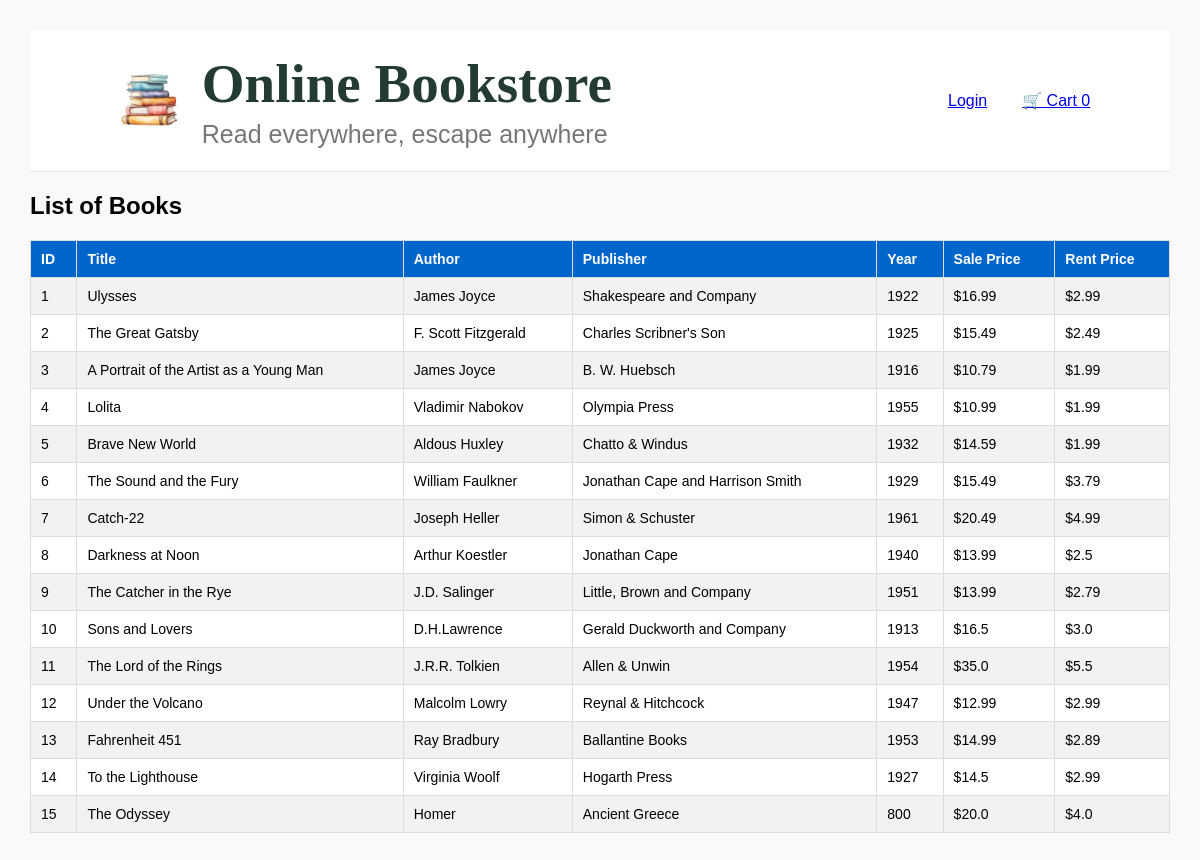
The page / on the database its author committed.
### tables this page shows
CREATE TABLE Book (
    bookID INTEGER PRIMARY KEY AUTOINCREMENT,
    title TEXT NOT NULL,
    author TEXT NOT NULL,
    publisher TEXT NOT NULL,
    year INTEGER NOT NULL,
    quantity INTEGER NOT NULL,
    sale_price REAL NOT NULL,
    rent_price REAL NOT NULL
);

### app.py (the view)
@app.route("/")
def index():
    allBooks = query_db("SELECT * FROM Book")
    return render_template("index.html", books=allBooks)

### app.py (called while the page is built)
@app.context_processor
def inject_global():
    return {
        "logged_in": "customer_id" in session,
        "current_username": session.get("username"),
        "cart_count": len(session.get("cart", []))
    }

### database.py (called while the page is built)
def get_db_connection():
    conn = sqlite3.connect(BOOKSTORE_DB)
    conn.row_factory = sqlite3.Row
    conn.execute("PRAGMA foreign_keys = ON;")
    return conn

def query_db(query, args=(), one=False):
    conn = get_db_connection()
    try:
        cur = conn.cursor()
        cur.execute(query, args)
        rv = cur.fetchall()
        return (rv[0] if rv else None) if one else rv
    finally:
        conn.close()

### templates/index.html (shortened to what this page needs)
<!DOCTYPE html>
<html>
<head>
    <link rel="stylesheet" href="{{ url_for('static', filename='style.css') }}">
</head>
<body>
    <header class="top-header">
        <div class="header-brand">
            <img src="{{ url_for('static', filename='images/book_icon.jpeg') }}" alt="Book-icon" class="book-icon">
            <div class="brand">
                <h1>Online Bookstore</h1>
                <span>Read everywhere, escape anywhere</span>
            </div>
        </div>
        <div class="header-actions">
            {% if logged_in %}
            <a href="{{ url_for('logout') }}" class="user-link">
                Logout
            </a>
            {% else %}
            <a href="{{ url_for('login') }}" class="user-link">
                Login
            </a>
            {% endif %}
            <a href="{{ url_for('cart') }}" class="cart-link">
                🛒 Cart
                <span class="cart-count">{{ cart_count }}</span>
            </a>
        </div>
    </header>
    <h2>List of Books</h2>
    <table>
        <tr>
            <th>ID</th>
            <th>Title</th>
            <th>Author</th>
            <th>Publisher</th>
            <th>Year</th>
            <th>Sale Price</th>
            <th>Rent Price</th>
        </tr>
        {% for book in books %}
        <tr>
            <td>{{ book.bookID }}</td>
            <td>{{ book.title }}</td>
            <td>{{ book.author }}</td>
            <td>{{ book.publisher }}</td>
            <td>{{ book.year }}</td>
            <td>${{ book.sale_price }}</td>
            <td>${{ book.rent_price }}</td>
        </tr>
        {% endfor %}
    </table>
</body>
</html>

### static/style.css (style rules this page uses)
* { box-sizing: border-box; }
body { margin: 0; font-family: Arial, Helvetica, sans-serif; margin: 30px; background: #f9f9f9; }
.top-header { display: flex; align-items: center; justify-content: space-between; padding: 22px 7%; background: #ffffff; border-bottom: 1px solid #e8e3dc; }
.header-brand { display: flex; align-items: center; gap: 14px; }
.book-icon { width: 78px; height: 78px; object-fit: cover; border-radius: 8px; }
.brand h1 { margin: 0; color: #243b32; font-family: Georgia, serif; font-size: 55px; }
.brand span { display: block; margin-top: 5px; color: #777; font-size: 25px; }
.header-actions { display: flex; align-items: center; gap: 35px; }
table { border-collapse: collapse; width: 100%; margin-bottom: 40px; background: #fff; }
th, td { border: 1px solid #ddd; padding: 10px; text-align: left; font-size: 14px; }
th { background-color: #0066cc; color: white; }
tr:nth-child(even) { background-color: #f2f2f2; }

### rows shown on the page
Book: bookID "1", title "Ulysses", author "James Joyce", publisher "Shakespeare and Company", year "1922", sale_price "16.99", rent_price "2.99"
Book: bookID "2", title "The Great Gatsby", author "F. Scott Fitzgerald", publisher "Charles Scribner's Son", year "1925", sale_price "15.49", rent_price "2.49"
Book: bookID "3", title "A Portrait of the Artist as a Young Man", author "James Joyce", publisher "B. W. Huebsch", year "1916", sale_price "10.79", rent_price "1.99"
Book: bookID "4", title "Lolita", author "Vladimir Nabokov", publisher "Olympia Press", year "1955", sale_price "10.99", rent_price "1.99"
Book: bookID "5", title "Brave New World", author "Aldous Huxley", publisher "Chatto & Windus", year "1932", sale_price "14.59", rent_price "1.99"
Book: bookID "6", title "The Sound and the Fury", author "William Faulkner", publisher "Jonathan Cape and Harrison Smith", year "1929", sale_price "15.49", rent_price "3.79"
Book: bookID "7", title "Catch-22", author "Joseph Heller", publisher "Simon & Schuster", year "1961", sale_price "20.49", rent_price "4.99"
Book: bookID "8", title "Darkness at Noon", author "Arthur Koestler", publisher "Jonathan Cape", year "1940", sale_price "13.99", rent_price "2.5"
Book: bookID "9", title "The Catcher in the Rye", author "J.D. Salinger", publisher "Little, Brown and Company", year "1951", sale_price "13.99", rent_price "2.79"
Book: bookID "10", title "Sons and Lovers", author "D.H.Lawrence", publisher "Gerald Duckworth and Company", year "1913", sale_price "16.5", rent_price "3.0"
Book: bookID "11", title "The Lord of the Rings", author "J.R.R. Tolkien", publisher "Allen & Unwin", year "1954", sale_price "35.0", rent_price "5.5"
Book: bookID "12", title "Under the Volcano", author "Malcolm Lowry", publisher "Reynal & Hitchcock", year "1947", sale_price "12.99", rent_price "2.99"
Book: bookID "13", title "Fahrenheit 451", author "Ray Bradbury", publisher "Ballantine Books", year "1953", sale_price "14.99", rent_price "2.89"
Book: bookID "14", title "To the Lighthouse", author "Virginia Woolf", publisher "Hogarth Press", year "1927", sale_price "14.5", rent_price "2.99"
Book: bookID "15", title "The Odyssey", author "Homer", publisher "Ancient Greece", year "800", sale_price "20.0", rent_price "4.0"

### other values the page prints
{{ cart_count }} "0"
